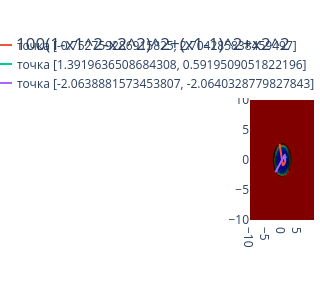

The notebook cell this image was saved under:
### Code cell
import numpy as np
import sympy as sp
import plotly.graph_objects as go
from scipy.optimize import minimize

def SR1(f, x0, max_iter=15000, e=1e-6):
    x = x0.astype(float)
    x1, x2 = sp.symbols('x1, x2')
    fun = sp.lambdify([x1, x2], f, "math")

    trajectory = [x0.copy()]
    values = [fun(x[0], x[1])]
    k = 0

    x1d = sp.diff(f, x1)
    x2d = sp.diff(f, x2)
    x1d = sp.lambdify([x1, x2], x1d, "math")
    x2d = sp.lambdify([x1, x2], x2d, "math")
    
    H = np.eye(len(x0))
    prev_grad = None
    
    for i in range(max_iter):
        c_grad = np.array([x1d(x[0], x[1]), x2d(x[0], x[1])])
        if np.linalg.norm(c_grad) < e:
            break
        
        d = -H @ c_grad
        gamma = 1.0
        alpha = 0.1 
        beta = 0.5 
        f_current = fun(x[0], x[1])
        grad_dot_d = c_grad @ d
        while gamma > 1e-10:
            x_next = x + gamma * d
            f_next = fun(x_next[0], x_next[1])
            if f_next <= f_current + alpha * gamma * grad_dot_d:
                break
            gamma *= beta
        x_next = x + gamma*d
        n_grad = np.array([x1d(x_next[0], x_next[1]), x2d(x_next[0], x_next[1])])

        if np.linalg.norm(n_grad) < e:
            x = x_next
            trajectory.append(x)
            values.append(fun(x[0], x[1]))
            k+=1
            break
        if prev_grad is not None:
            dx = x_next - x
            dy = c_grad - prev_grad
            H = H + (dx - H @ dy)@(dx - H @ dy).T/((dx - H @ dy).T @ dy) 
        else:
            prev_grad = c_grad.copy()
        x = x_next
        trajectory.append(x.copy())
        values.append(fun(x[0], x[1]))
        
        k+=1

    return np.array(trajectory), np.array(values), k

x1, x2 = sp.symbols('x1, x2')
f = 100*(1 - x1**2 - x2**2)**2 + (x1-1)**2 + x2**2
np.random.seed(42)
p_list = (np.random.uniform(-3, 3, size=2), np.random.uniform(-3, 3, size=2), np.random.uniform(-3, 3, size=2))

x1_range = np.linspace(-10, 10, 100)
x2_range = np.linspace(-10, 10, 100)
x, y = np.meshgrid(x1_range, x2_range)
fu = 100*(1 - x**2 - y**2)**2 + (x-1)**2 + y**2
fig = go.Figure(data=[go.Contour(
    zmax = 5000, zmin = 0,
    z=fu, x=x1_range, y=x2_range, colorscale='Jet',
    contours=dict(
         coloring = 'heatmap',
        showlabels = True,
        labelfont = dict(
            size = 12,
            color = 'white',
        )
    ) 
)])
fig.update_layout(title=f'100(1-x1^2-x2^2)^2+(x1-1)^2+x2^2') 

# method visualize

for point in p_list:
    print(f'point = {point}')
    ans = SR1(f, point)
    print(ans[0][-1], ans[1][-1], ans[2])
    
    fig.add_trace(go.Scatter(x=[i[0] for i in ans[0]], y=[i[1] for i in ans[0]], name=f'точка {point.tolist()}'))
    fig.update_layout(
    legend=dict(
        orientation="h",   
        yanchor="bottom",
        y=1.02,            
        xanchor="right",
        x=1               
    )
)
fig.show()

### Figure 1 — Plotly figure (JSON) as saved in the notebook; plotly's stock layout.template omitted (floating-point values rounded to 4 significant figures; data arrays with more than 128 entries replaced by an {"elided": "..."} marker saying what was removed)
{"data": [{"colorscale": [[0, "rgb(0,0,131)"], [0.2, "rgb(0,60,170)"], [0.4, "rgb(5,255,255)"], [0.6, "rgb(255,255,0)"], [0.8, "rgb(250,0,0)"], [1, "rgb(128,0,0)"]], "contours": {"coloring": "heatmap", "labelfont": {"color": "white", "size": 12}, "showlabels": true}, "type": "contour", "x": [-10.0, -9.798, -9.596, -9.394, -9.192, -8.99, -8.788, -8.586, -8.384, -8.182, -7.98, -7.778, -7.576, -7.374, -7.172, -6.97, -6.768, -6.566, -6.364, -6.162, -5.96, -5.758, -5.556, -5.354, -5.152, -4.949, -4.747, -4.545, -4.343, -4.141, -3.939, -3.737, -3.535, -3.333, -3.131, -2.929, -2.727, -2.525, -2.323, -2.121, -1.919, -1.717, -1.515, -1.313, -1.111, -0.9091, -0.7071, -0.5051, -0.303, -0.101, 0.101, 0.303, 0.5051, 0.7071, 0.9091, 1.111, 1.313, 1.515, 1.717, 1.919, 2.121, 2.323, 2.525, 2.727, 2.929, 3.131, 3.333, 3.535, 3.737, 3.939, 4.141, 4.343, 4.545, 4.747, 4.949, 5.152, 5.354, 5.556, 5.758, 5.96, 6.162, 6.364, 6.566, 6.768, 6.97, 7.172, 7.374, 7.576, 7.778, 7.98, 8.182, 8.384, 8.586, 8.788, 8.99, 9.192, 9.394, 9.596, 9.798, 10.0], "y": [-10.0, -9.798, -9.596, -9.394, -9.192, -8.99, -8.788, -8.586, -8.384, -8.182, -7.98, -7.778, -7.576, -7.374, -7.172, -6.97, -6.768, -6.566, -6.364, -6.162, -5.96, -5.758, -5.556, -5.354, -5.152, -4.949, -4.747, -4.545, -4.343, -4.141, -3.939, -3.737, -3.535, -3.333, -3.131, -2.929, -2.727, -2.525, -2.323, -2.121, -1.919, -1.717, -1.515, -1.313, -1.111, -0.9091, -0.7071, -0.5051, -0.303, -0.101, 0.101, 0.303, 0.5051, 0.7071, 0.9091, 1.111, 1.313, 1.515, 1.717, 1.919, 2.121, 2.323, 2.525, 2.727, 2.929, 3.131, 3.333, 3.535, 3.737, 3.939, 4.141, 4.343, 4.545, 4.747, 4.949, 5.152, 5.354, 5.556, 5.758, 5.96, 6.162, 6.364, 6.566, 6.768, 6.97, 7.172, 7.374, 7.576, 7.778, 7.98, 8.182, 8.384, 8.586, 8.788, 8.99, 9.192, 9.394, 9.596, 9.798, 10.0], "z": {"elided": "100x100 float values"}, "zmax": 5000, "zmin": 0}, {"name": "точка [-0.752759286915825, 2.704285838459497]", "type": "scatter", "x": {"elided": "15001 float values"}, "y": {"elided": "15001 float values"}}, {"name": "точка [1.3919636508684308, 0.5919509051822196]", "type": "scatter", "x": {"elided": "2279 float values"}, "y": {"elided": "2279 float values"}}, {"name": "точка [-2.0638881573453807, -2.0640328779827843]", "type": "scatter", "x": {"elided": "193 float values"}, "y": {"elided": "193 float values"}}], "layout": {"height": 300, "legend": {"orientation": "h", "x": 1, "xanchor": "right", "y": 1.02, "yanchor": "bottom"}, "title": {"text": "100(1-x1^2-x2^2)^2+(x1-1)^2+x2^2"}, "width": 300}}
